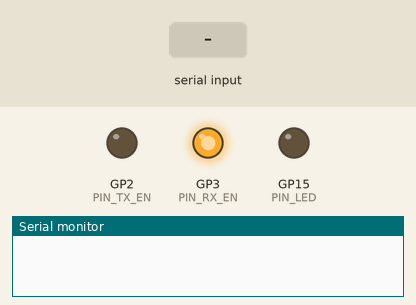
Recording of a sketch running on a simulated Raspberry Pi Pico. Parts: output pins drawn as LEDs (lit = HIGH), the last lines printed to the serial monitor. The inputs (shaded band) are chosen by the test bench.

Above: at 1.7 s.
1.8 s: "wave\n" received over Serial
At 2.6 s:
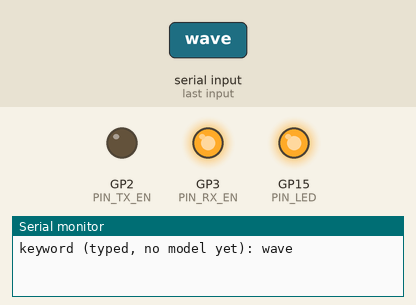
4.8 s: "rest\n" received over Serial
Timing chart, 0 to 7.8 s (numbered marks = the images above; inputs shaded):
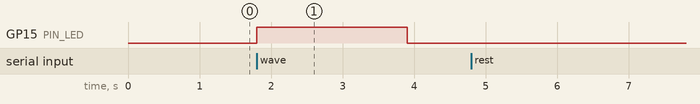

Measured:
- after the input at 1.8 s, GP15 (PIN_LED): LOW → HIGH at once, → LOW 2.1 s later

The sketch:

etch_voice_arm.ino
```cpp
// Etch VOICE ARM: Raspberry Pi Pico hears a keyword on the MAX4466 mic and moves an SO-101 arm.
// UNTESTED ON HARDWARE. Read ../README.md before powering the arm.
//
// Board nets (from the Etch schematic):
//   GP0  (pin 1)  SERVO_TX   UART0 TX into 74HC126 gate 1
//   GP1  (pin 2)  SERVO_RX   UART0 RX from 74HC126 gate 2
//   GP2  (pin 4)  TX_EN      gate 1 enable (high = Pico drives the bus)
//   GP3  (pin 5)  RX_EN      gate 2 enable (high = bus goes to the Pico)
//   GP15 (pin 20) LED_LISTEN D1, lit while a keyword is being heard
//   GP26 (pin 31) MIC_OUT    MAX4466 output, ADC0
//
// Core: earlephilhower/arduino-pico. Libraries: FTServo (lib/FTServo, vendored) and the Edge Impulse
// Arduino library you export from your own keyword project (see README, the model is not included).

#include <SCServo.h>

// The Edge Impulse keyword library is not in this download (you train and export it, see README step 3).
// Until it is installed the sketch still builds: a STUB below makes the arm answer keywords typed over USB
// serial (punch, jab, wave, rest at 115200 baud), so the board, bus and poses can be tested first.
#if __has_include(<etch_voice_arm_inferencing.h>)
#include <etch_voice_arm_inferencing.h>  // name of the exported Edge Impulse Arduino library
#define ETCH_HAVE_MODEL 1
#else
#define ETCH_HAVE_MODEL 0  // STUB: no keyword model yet, keywords come from the serial monitor
#endif

static const uint8_t PIN_TX_EN = 2, PIN_RX_EN = 3, PIN_LED = 15, PIN_MIC = 26;
static const float MIN_CONFIDENCE = 0.80f;

// The 74HC126 hand-off: Feetech's SCS layer calls rFlushSCS() before every packet it sends and
// wFlushSCS() after it, so those two hooks are where the bus direction flips.
class HalfDuplexSTS : public SMS_STS {
 protected:
  void rFlushSCS() override {
    digitalWrite(PIN_RX_EN, LOW);
    digitalWrite(PIN_TX_EN, HIGH);
    SMS_STS::rFlushSCS();
  }
  void wFlushSCS() override {
    pSerial->flush();  // wait for the last stop bit before letting go of the bus
    digitalWrite(PIN_TX_EN, LOW);
    digitalWrite(PIN_RX_EN, HIGH);
  }
};

HalfDuplexSTS bus;

// SO-101 servo IDs 1..6: shoulder_pan, shoulder_lift, elbow_flex, wrist_flex, wrist_roll, gripper.
// Positions are raw STS3215 ticks (0..4095, 2048 = centre). PLACEHOLDERS: calibrate them on your arm
// (LeRobot's calibration gives the real centre of each joint) before you run the punch at full speed.
static u8 IDS[6] = {1, 2, 3, 4, 5, 6};
struct Pose { const char *name; s16 pos[6]; u16 speed; };
static const Pose POSES[] = {
  {"rest",  {2048, 1100, 3000, 2600, 2048, 2048}, 600},
  {"jab",   {2048, 1700, 2300, 2048, 2048, 1700}, 2400},
  {"punch", {2048, 2000, 1900, 2048, 2048, 1700}, 3000},
  {"wave",  {2048, 1500, 2100, 1700, 2048, 2048}, 1500},
};

static void move_to(const Pose &p) {
  s16 pos[6]; u16 spd[6]; u8 acc[6];
  for (int i = 0; i < 6; i++) { pos[i] = p.pos[i]; spd[i] = p.speed; acc[i] = 50; }
  bus.SyncWritePosEx(IDS, 6, pos, spd, acc);
}

static const Pose *pose_named(const char *n) {
  for (auto &p : POSES) if (strcmp(p.name, n) == 0) return &p;
  return nullptr;
}

static void do_keyword(const char *kw) {
  const Pose *p = pose_named(kw);
  if (!p) return;
  move_to(*p);
  if (strcmp(kw, "wave") == 0) {  // swing the wrist a few times, then settle
    Pose w = *p;
    for (int i = 0; i < 3; i++) {
      w.pos[3] = 1500; move_to(w); delay(350);
      w.pos[3] = 1900; move_to(w); delay(350);
    }
  } else if (strcmp(kw, "rest") != 0) {
    delay(600);
    move_to(POSES[0]);
  }
}

#if ETCH_HAVE_MODEL
// One second of 16 kHz audio from the MAX4466, centred and scaled to roughly -1..1.
static float audio[EI_CLASSIFIER_RAW_SAMPLE_COUNT];

static void record_window() {
  const uint32_t period_us = 1000000UL / EI_CLASSIFIER_FREQUENCY;
  uint32_t t = micros();
  for (size_t i = 0; i < EI_CLASSIFIER_RAW_SAMPLE_COUNT; i++) {
    while ((uint32_t)(micros() - t) < period_us) {}
    t += period_us;
    audio[i] = (analogRead(PIN_MIC) - 2048) / 2048.0f;  // 12-bit ADC, mic biased at VCC/2
  }
}

static int get_audio(size_t offset, size_t length, float *out) {
  memcpy(out, audio + offset, length * sizeof(float));
  return 0;
}
#endif

void setup() {
  pinMode(PIN_TX_EN, OUTPUT);
  pinMode(PIN_RX_EN, OUTPUT);
  pinMode(PIN_LED, OUTPUT);
  digitalWrite(PIN_TX_EN, LOW);
  digitalWrite(PIN_RX_EN, HIGH);
  analogReadResolution(12);
  Serial.begin(115200);
  Serial1.setTX(0);
  Serial1.setRX(1);
  Serial1.begin(1000000);  // STS3215 default baud
  bus.pSerial = &Serial1;
  delay(500);
  move_to(POSES[0]);
}

#if !ETCH_HAVE_MODEL
// STUB loop: type a keyword and press enter in the serial monitor. Replaced by the model loop below once the
// Edge Impulse library is installed.
void loop() {
  static char word[16];
  static size_t n = 0;
  while (Serial.available()) {
    char c = Serial.read();
    if (c == '\n' || c == '\r') {
      word[n] = 0;
      if (n && pose_named(word)) {
        Serial.print("keyword (typed, no model yet): ");
        Serial.println(word);
        digitalWrite(PIN_LED, HIGH);
        do_keyword(word);
        digitalWrite(PIN_LED, LOW);
      } else if (n) {
        Serial.println("type punch, jab, wave or rest");
      }
      n = 0;
    } else if (n < sizeof(word) - 1) {
      word[n++] = c;
    }
  }
}
#else
void loop() {
  record_window();
  signal_t sig;
  sig.total_length = EI_CLASSIFIER_RAW_SAMPLE_COUNT;
  sig.get_data = &get_audio;
  ei_impulse_result_t res = {0};
  if (run_classifier(&sig, &res, false) != EI_IMPULSE_OK) return;

  const char *best = nullptr;
  float best_v = 0;
  for (size_t i = 0; i < EI_CLASSIFIER_LABEL_COUNT; i++) {
    if (res.classification[i].value > best_v) {
      best_v = res.classification[i].value;
      best = res.classification[i].label;
    }
  }
  if (best && best_v >= MIN_CONFIDENCE && pose_named(best)) {
    digitalWrite(PIN_LED, HIGH);
    do_keyword(best);
    digitalWrite(PIN_LED, LOW);
  }
}
#endif
```
